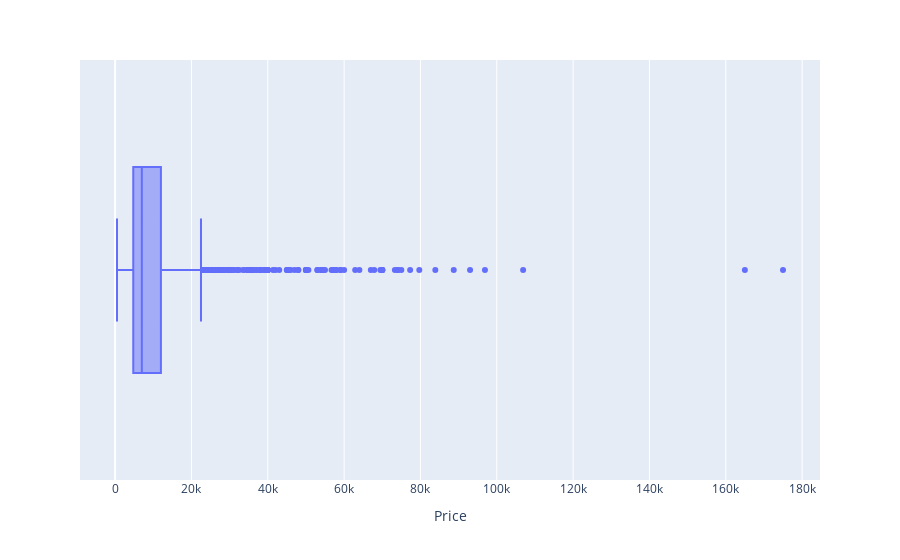

The notebook cell saved with this chart:
### Markdown cell above
Model as a category is of too high a cardinality to consider all of the data, it might be best to pick outliers. Most likely will not add much to interpretation of results.

### Code cell
px.box(data, 'Price', hover_name = 'Model')

### Figure 1 — Plotly figure (JSON) as saved in the notebook; plotly's stock layout.template omitted (floating-point values rounded to 4 significant figures; data arrays with more than 128 entries replaced by an {"elided": "..."} marker saying what was removed)
{"data": [{"alignmentgroup": "True", "hovertemplate": "<b>%{hovertext}</b><br><br>Price=%{x}<extra></extra>", "hovertext": {"elided": "1359 str values"}, "legendgroup": "", "marker": {"color": "#636efa"}, "name": "", "notched": false, "offsetgroup": "", "orientation": "h", "showlegend": false, "type": "box", "x": {"elided": "1359 int values"}, "x0": " ", "xaxis": "x", "y0": " ", "yaxis": "y"}], "layout": {"boxmode": "group", "legend": {"tracegroupgap": 0}, "margin": {"t": 60}, "xaxis": {"anchor": "y", "domain": [0, 1], "title": {"text": "Price"}}, "yaxis": {"anchor": "x", "domain": [0, 1]}}}
